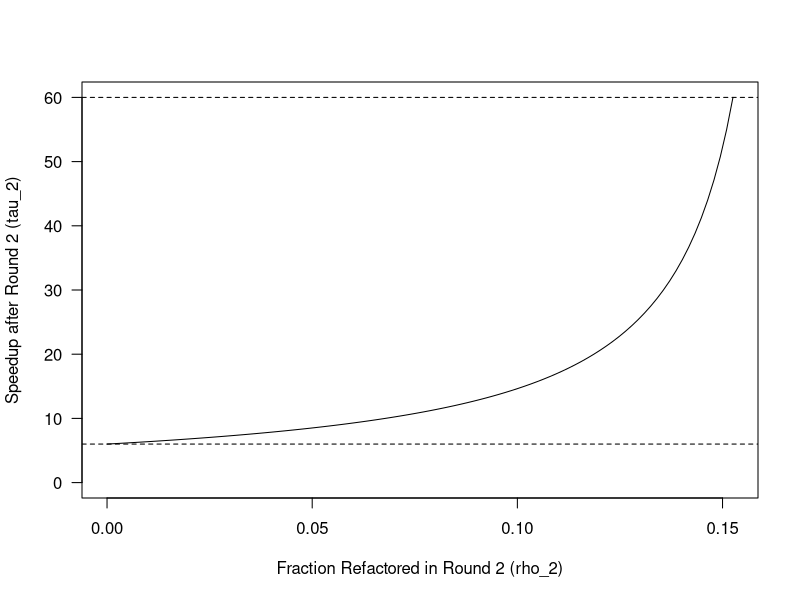

Recreate this plot in R.
## ---- chunk 1
knitr::opts_chunk$set(echo = TRUE)
## ---- chunk 2
alpha_1 = 60
tau_1 = 6
rho_1 = ((1/tau_1) - 1) / ((1/alpha_1) - 1)

rho_3 = seq(0, 1 - rho_1, length = 100)
rho_2 = seq(0, 1 - rho_1, length = 100)
tau_2 = 1 / (((1 - rho_3) / alpha_1) + rho_3)
tau_2 = 1 / (((rho_1 + rho_2) / alpha_1) + 1 - rho_1 - rho_2)

plot(rho_2, tau_2, type = 'l', xlab = "Fraction Refactored in Round 2 (rho_2)", ylab = "Speedup after Round 2 (tau_2)", las = 1, ylim = c(0, alpha_1))
abline(h = c(alpha_1, tau_1), lty = 2)
